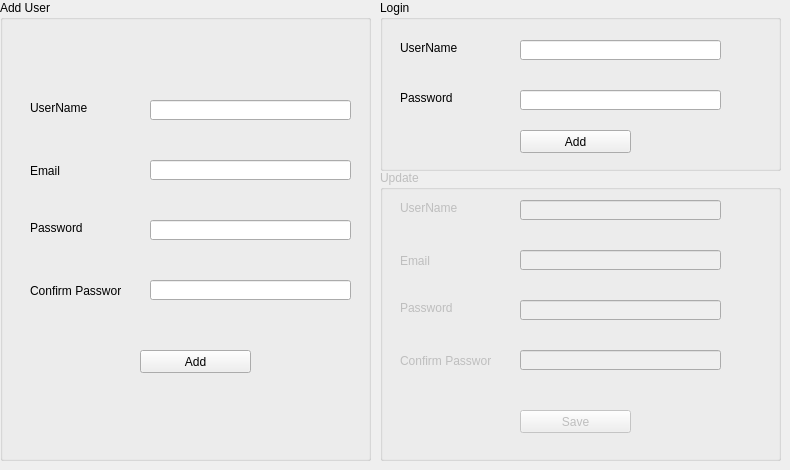
    <widget class="QWidget" name="tab_3">
     <attribute name="title">
      <string>Page</string>
     </attribute>
     <widget class="QGroupBox" name="groupBox">
      <property name="geometry">
       <rect>
        <x>0</x>
        <y>0</y>
        <width>371</width>
        <height>461</height>
       </rect>
      </property>
      <property name="title">
       <string>Add User</string>
      </property>
      <widget class="QLabel" name="label_15">
       <property name="geometry">
        <rect>
         <x>30</x>
         <y>100</y>
         <width>61</width>
         <height>16</height>
        </rect>
       </property>
       <property name="text">
        <string>UserName</string>
       </property>
      </widget>
      <widget class="QLabel" name="label_16">
       <property name="geometry">
        <rect>
         <x>30</x>
         <y>160</y>
         <width>61</width>
         <height>21</height>
        </rect>
       </property>
       <property name="text">
        <string>Email</string>
       </property>
      </widget>
      <widget class="QLabel" name="label_17">
       <property name="geometry">
        <rect>
         <x>30</x>
         <y>220</y>
         <width>61</width>
         <height>16</height>
        </rect>
       </property>
       <property name="text">
        <string>Password</string>
       </property>
      </widget>
      <widget class="QLineEdit" name="lineEdit_8">
       <property name="geometry">
        <rect>
         <x>150</x>
         <y>100</y>
         <width>201</width>
         <height>20</height>
        </rect>
       </property>
      </widget>
      <widget class="QLineEdit" name="lineEdit_9">
       <property name="geometry">
        <rect>
         <x>150</x>
         <y>160</y>
         <width>201</width>
         <height>20</height>
        </rect>
       </property>
      </widget>
      <widget class="QLineEdit" name="lineEdit_10">
       <property name="enabled">
        <bool>true</bool>
       </property>
       <property name="geometry">
        <rect>
         <x>150</x>
         <y>220</y>
         <width>201</width>
         <height>20</height>
        </rect>
       </property>
       <property name="echoMode">
        <enum>QLineEdit::Password</enum>
       </property>
      </widget>
      <widget class="QLabel" name="label_18">
       <property name="geometry">
        <rect>
         <x>30</x>
         <y>280</y>
         <width>91</width>
         <height>21</height>
        </rect>
       </property>
       <property name="text">
        <string>Confirm Password</string>
       </property>
      </widget>
      <widget class="QLineEdit" name="lineEdit_11">
       <property name="geometry">
        <rect>
         <x>150</x>
         <y>280</y>
         <width>201</width>
         <height>20</height>
        </rect>
       </property>
       <property name="echoMode">
        <enum>QLineEdit::Password</enum>
       </property>
      </widget>
      <widget class="QPushButton" name="pushButton_7">
       <property name="geometry">
        <rect>
         <x>140</x>
         <y>350</y>
         <width>111</width>
         <height>23</height>
        </rect>
       </property>
       <property name="text">
        <string>Add</string>
       </property>
      </widget>
      <widget class="QLabel" name="label_30">
       <property name="geometry">
        <rect>
         <x>120</x>
         <y>312</y>
         <width>231</width>
         <height>21</height>
        </rect>
       </property>
       <property name="font">
        <font>
         <family>Segoe UI</family>
         <pointsize>6</pointsize>
        </font>
       </property>
       <property name="text">
        <string/>
       </property>
      </widget>
     </widget>
     <widget class="QGroupBox" name="groupBox_2">
      <property name="geometry">
       <rect>
        <x>380</x>
        <y>0</y>
        <width>401</width>
        <height>171</height>
       </rect>
      </property>
      <property name="title">
       <string>Login</string>
      </property>
      <widget class="QPushButton" name="pushButton_9">
       <property name="geometry">
        <rect>
         <x>140</x>
         <y>130</y>
         <width>111</width>
         <height>23</height>
        </rect>
       </property>
       <property name="text">
        <string>Add</string>
       </property>
      </widget>
      <widget class="QLineEdit" name="lineEdit_12">
       <property name="geometry">
        <rect>
         <x>140</x>
         <y>90</y>
         <width>201</width>
         <height>20</height>
        </rect>
       </property>
       <property name="echoMode">
        <enum>QLineEdit::Password</enum>
       </property>
      </widget>
      <widget class="QLabel" name="label_19">
       <property name="geometry">
        <rect>
         <x>20</x>
         <y>40</y>
         <width>61</width>
         <height>16</height>
        </rect>
       </property>
       <property name="text">
        <string>UserName</string>
       </property>
      </widget>
      <widget class="QLabel" name="label_20">
       <property name="geometry">
        <rect>
         <x>20</x>
         <y>90</y>
         <width>61</width>
         <height>16</height>
        </rect>
       </property>
       <property name="text">
        <string>Password</string>
       </property>
      </widget>
      <widget class="QLineEdit" name="lineEdit_13">
       <property name="geometry">
        <rect>
         <x>140</x>
         <y>40</y>
         <width>201</width>
         <height>20</height>
        </rect>
       </property>
      </widget>
     </widget>
     <widget class="QGroupBox" name="groupBox_3">
      <property name="enabled">
       <bool>false</bool>
      </property>
      <property name="geometry">
       <rect>
        <x>380</x>
        <y>170</y>
        <width>401</width>
        <height>291</height>
       </rect>
      </property>
      <property name="title">
       <string>Update </string>
      </property>
      <widget class="QLabel" name="label_21">
       <property name="geometry">
        <rect>
         <x>20</x>
         <y>80</y>
         <width>61</width>
         <height>21</height>
        </rect>
       </property>
       <property name="text">
        <string>Email</string>
       </property>
      </widget>
      <widget class="QPushButton" name="pushButton_13">
       <property name="geometry">
        <rect>
         <x>140</x>
         <y>240</y>
         <width>111</width>
         <height>23</height>
        </rect>
       </property>
       <property name="text">
        <string>Save</string>
       </property>
      </widget>
      <widget class="QLineEdit" name="lineEdit_14">
       <property name="geometry">
        <rect>
         <x>140</x>
         <y>130</y>
         <width>201</width>
         <height>20</height>
        </rect>
       </property>
       <property name="echoMode">
        <enum>QLineEdit::Password</enum>
       </property>
      </widget>
      <widget class="QLabel" name="label_22">
       <property name="geometry">
        <rect>
         <x>20</x>
         <y>30</y>
         <width>61</width>
         <height>16</height>
        </rect>
       </property>
       <property name="text">
        <string>UserName</string>
       </property>
      </widget>
      <widget class="QLineEdit" name="lineEdit_15">
       <property name="geometry">
        <rect>
         <x>140</x>
         <y>180</y>
         <width>201</width>
         <height>20</height>
        </rect>
       </property>
       <property name="echoMode">
        <enum>QLineEdit::Password</enum>
       </property>
      </widget>
      <widget class="QLabel" name="label_23">
       <property name="geometry">
        <rect>
         <x>20</x>
         <y>130</y>
         <width>61</width>
         <height>16</height>
        </rect>
       </property>
       <property name="text">
        <string>Password</string>
       </property>
      </widget>
      <widget class="QLineEdit" name="lineEdit_16">
       <property name="geometry">
        <rect>
         <x>140</x>
         <y>80</y>
         <width>201</width>
         <height>20</height>
        </rect>
       </property>
      </widget>
      <widget class="QLineEdit" name="lineEdit_17">
       <property name="geometry">
        <rect>
         <x>140</x>
         <y>30</y>
         <width>201</width>
         <height>20</height>
        </rect>
       </property>
      </widget>
      <widget class="QLabel" name="label_24">
       <property name="geometry">
        <rect>
         <x>20</x>
         <y>180</y>
         <width>91</width>
         <height>21</height>
        </rect>
       </property>
       <property name="text">
        <string>Confirm Password</string>
       </property>
      </widget>
     </widget>
    </widget>
